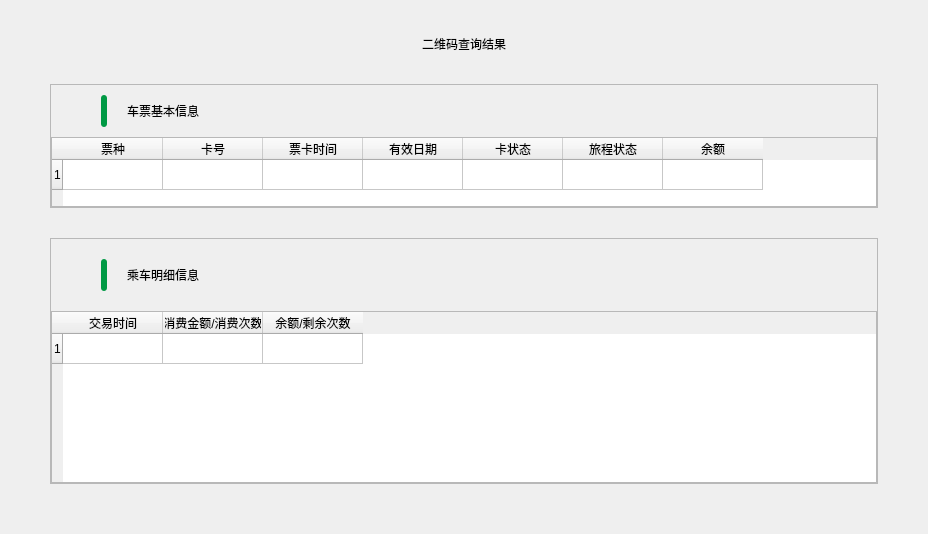
<?xml version="1.0" encoding="UTF-8"?>
<ui version="4.0">
 <class>QrQueryWidget</class>
 <widget class="QWidget" name="QrQueryWidget">
  <property name="geometry">
   <rect>
    <x>0</x>
    <y>0</y>
    <width>928</width>
    <height>534</height>
   </rect>
  </property>
  <property name="windowTitle">
   <string>Form</string>
  </property>
  <layout class="QVBoxLayout" name="verticalLayout_4">
   <property name="spacing">
    <number>0</number>
   </property>
   <property name="leftMargin">
    <number>0</number>
   </property>
   <property name="topMargin">
    <number>0</number>
   </property>
   <property name="rightMargin">
    <number>0</number>
   </property>
   <property name="bottomMargin">
    <number>0</number>
   </property>
   <item>
    <widget class="QWidget" name="infoBg" native="true">
     <layout class="QVBoxLayout" name="verticalLayout_3" stretch="0,1,2">
      <property name="spacing">
       <number>30</number>
      </property>
      <property name="leftMargin">
       <number>50</number>
      </property>
      <property name="topMargin">
       <number>34</number>
      </property>
      <property name="rightMargin">
       <number>50</number>
      </property>
      <property name="bottomMargin">
       <number>50</number>
      </property>
      <item>
       <layout class="QHBoxLayout" name="horizontalLayout_3">
        <item>
         <spacer name="horizontalSpacer_4">
          <property name="orientation">
           <enum>Qt::Horizontal</enum>
          </property>
          <property name="sizeHint" stdset="0">
           <size>
            <width>40</width>
            <height>20</height>
           </size>
          </property>
         </spacer>
        </item>
        <item>
         <widget class="QLabel" name="nameLabel">
          <property name="text">
           <string>二维码查询结果</string>
          </property>
          <property name="alignment">
           <set>Qt::AlignCenter</set>
          </property>
         </widget>
        </item>
        <item>
         <spacer name="horizontalSpacer_5">
          <property name="orientation">
           <enum>Qt::Horizontal</enum>
          </property>
          <property name="sizeHint" stdset="0">
           <size>
            <width>40</width>
            <height>20</height>
           </size>
          </property>
         </spacer>
        </item>
       </layout>
      </item>
      <item>
       <widget class="QFrame" name="centerFrame1">
        <property name="frameShape">
         <enum>QFrame::StyledPanel</enum>
        </property>
        <property name="frameShadow">
         <enum>QFrame::Raised</enum>
        </property>
        <layout class="QVBoxLayout" name="verticalLayout" stretch="0,0,0,1">
         <property name="spacing">
          <number>0</number>
         </property>
         <property name="leftMargin">
          <number>0</number>
         </property>
         <property name="topMargin">
          <number>0</number>
         </property>
         <property name="rightMargin">
          <number>0</number>
         </property>
         <property name="bottomMargin">
          <number>0</number>
         </property>
         <item>
          <spacer name="verticalSpacer">
           <property name="orientation">
            <enum>Qt::Vertical</enum>
           </property>
           <property name="sizeType">
            <enum>QSizePolicy::Fixed</enum>
           </property>
           <property name="sizeHint" stdset="0">
            <size>
             <width>20</width>
             <height>10</height>
            </size>
           </property>
          </spacer>
         </item>
         <item>
          <layout class="QHBoxLayout" name="horizontalLayout_2">
           <property name="spacing">
            <number>0</number>
           </property>
           <item>
            <spacer name="horizontalSpacer_2">
             <property name="orientation">
              <enum>Qt::Horizontal</enum>
             </property>
             <property name="sizeType">
              <enum>QSizePolicy::Fixed</enum>
             </property>
             <property name="sizeHint" stdset="0">
              <size>
               <width>50</width>
               <height>20</height>
              </size>
             </property>
            </spacer>
           </item>
           <item>
            <widget class="QLabel" name="label_3">
             <property name="minimumSize">
              <size>
               <width>6</width>
               <height>32</height>
              </size>
             </property>
             <property name="maximumSize">
              <size>
               <width>6</width>
               <height>32</height>
              </size>
             </property>
             <property name="styleSheet">
              <string notr="true">background-color: #009944;
border-radius: 3px;
</string>
             </property>
             <property name="text">
              <string/>
             </property>
            </widget>
           </item>
           <item>
            <spacer name="horizontalSpacer_3">
             <property name="orientation">
              <enum>Qt::Horizontal</enum>
             </property>
             <property name="sizeType">
              <enum>QSizePolicy::Fixed</enum>
             </property>
             <property name="sizeHint" stdset="0">
              <size>
               <width>20</width>
               <height>20</height>
              </size>
             </property>
            </spacer>
           </item>
           <item>
            <widget class="QLabel" name="basicText">
             <property name="text">
              <string>车票基本信息</string>
             </property>
            </widget>
           </item>
           <item>
            <spacer name="horizontalSpacer">
             <property name="orientation">
              <enum>Qt::Horizontal</enum>
             </property>
             <property name="sizeHint" stdset="0">
              <size>
               <width>40</width>
               <height>20</height>
              </size>
             </property>
            </spacer>
           </item>
          </layout>
         </item>
         <item>
          <spacer name="verticalSpacer_2">
           <property name="orientation">
            <enum>Qt::Vertical</enum>
           </property>
           <property name="sizeType">
            <enum>QSizePolicy::Fixed</enum>
           </property>
           <property name="sizeHint" stdset="0">
            <size>
             <width>20</width>
             <height>10</height>
            </size>
           </property>
          </spacer>
         </item>
         <item>
          <widget class="QTableWidget" name="tableWidget">
           <property name="sizePolicy">
            <sizepolicy hsizetype="Expanding" vsizetype="Preferred">
             <horstretch>0</horstretch>
             <verstretch>0</verstretch>
            </sizepolicy>
           </property>
           <property name="maximumSize">
            <size>
             <width>16777215</width>
             <height>120</height>
            </size>
           </property>
           <property name="selectionBehavior">
            <enum>QAbstractItemView::SelectRows</enum>
           </property>
           <property name="rowCount">
            <number>1</number>
           </property>
           <property name="columnCount">
            <number>7</number>
           </property>
           <row/>
           <column>
            <property name="text">
             <string>票种</string>
            </property>
           </column>
           <column>
            <property name="text">
             <string>卡号</string>
            </property>
           </column>
           <column>
            <property name="text">
             <string>票卡时间</string>
            </property>
           </column>
           <column>
            <property name="text">
             <string>有效日期</string>
            </property>
           </column>
           <column>
            <property name="text">
             <string>卡状态</string>
            </property>
           </column>
           <column>
            <property name="text">
             <string>旅程状态</string>
            </property>
           </column>
           <column>
            <property name="text">
             <string>余额</string>
            </property>
           </column>
          </widget>
         </item>
        </layout>
       </widget>
      </item>
      <item>
       <widget class="QFrame" name="centerFrame2">
        <property name="frameShape">
         <enum>QFrame::StyledPanel</enum>
        </property>
        <property name="frameShadow">
         <enum>QFrame::Raised</enum>
        </property>
        <layout class="QVBoxLayout" name="verticalLayout_2" stretch="0,0,0,1">
         <property name="spacing">
          <number>0</number>
         </property>
         <property name="leftMargin">
          <number>0</number>
         </property>
         <property name="topMargin">
          <number>0</number>
         </property>
         <property name="rightMargin">
          <number>0</number>
         </property>
         <property name="bottomMargin">
          <number>0</number>
         </property>
         <item>
          <spacer name="verticalSpacer_3">
           <property name="orientation">
            <enum>Qt::Vertical</enum>
           </property>
           <property name="sizeType">
            <enum>QSizePolicy::Fixed</enum>
           </property>
           <property name="sizeHint" stdset="0">
            <size>
             <width>20</width>
             <height>20</height>
            </size>
           </property>
          </spacer>
         </item>
         <item>
          <layout class="QHBoxLayout" name="horizontalLayout_4">
           <property name="spacing">
            <number>0</number>
           </property>
           <item>
            <spacer name="horizontalSpacer_6">
             <property name="orientation">
              <enum>Qt::Horizontal</enum>
             </property>
             <property name="sizeType">
              <enum>QSizePolicy::Fixed</enum>
             </property>
             <property name="sizeHint" stdset="0">
              <size>
               <width>50</width>
               <height>20</height>
              </size>
             </property>
            </spacer>
           </item>
           <item>
            <widget class="QLabel" name="label_4">
             <property name="minimumSize">
              <size>
               <width>6</width>
               <height>32</height>
              </size>
             </property>
             <property name="maximumSize">
              <size>
               <width>6</width>
               <height>32</height>
              </size>
             </property>
             <property name="styleSheet">
              <string notr="true">background-color: #009944;
border-radius: 3px;
</string>
             </property>
             <property name="text">
              <string/>
             </property>
            </widget>
           </item>
           <item>
            <spacer name="horizontalSpacer_7">
             <property name="orientation">
              <enum>Qt::Horizontal</enum>
             </property>
             <property name="sizeType">
              <enum>QSizePolicy::Fixed</enum>
             </property>
             <property name="sizeHint" stdset="0">
              <size>
               <width>20</width>
               <height>20</height>
              </size>
             </property>
            </spacer>
           </item>
           <item>
            <widget class="QLabel" name="detailText">
             <property name="text">
              <string>乘车明细信息</string>
             </property>
            </widget>
           </item>
           <item>
            <spacer name="horizontalSpacer_8">
             <property name="orientation">
              <enum>Qt::Horizontal</enum>
             </property>
             <property name="sizeHint" stdset="0">
              <size>
               <width>40</width>
               <height>20</height>
              </size>
             </property>
            </spacer>
           </item>
          </layout>
         </item>
         <item>
          <spacer name="verticalSpacer_4">
           <property name="orientation">
            <enum>Qt::Vertical</enum>
           </property>
           <property name="sizeType">
            <enum>QSizePolicy::Fixed</enum>
           </property>
           <property name="sizeHint" stdset="0">
            <size>
             <width>20</width>
             <height>20</height>
            </size>
           </property>
          </spacer>
         </item>
         <item>
          <widget class="QTableWidget" name="tableWidget_2">
           <property name="sizePolicy">
            <sizepolicy hsizetype="Expanding" vsizetype="Preferred">
             <horstretch>0</horstretch>
             <verstretch>0</verstretch>
            </sizepolicy>
           </property>
           <property name="selectionBehavior">
            <enum>QAbstractItemView::SelectRows</enum>
           </property>
           <property name="rowCount">
            <number>1</number>
           </property>
           <property name="columnCount">
            <number>3</number>
           </property>
           <row/>
           <column>
            <property name="text">
             <string>交易时间</string>
            </property>
           </column>
           <column>
            <property name="text">
             <string>消费金额/消费次数</string>
            </property>
           </column>
           <column>
            <property name="text">
             <string>余额/剩余次数</string>
            </property>
           </column>
          </widget>
         </item>
        </layout>
       </widget>
      </item>
     </layout>
    </widget>
   </item>
  </layout>
 </widget>
 <resources/>
 <connections/>
</ui>
